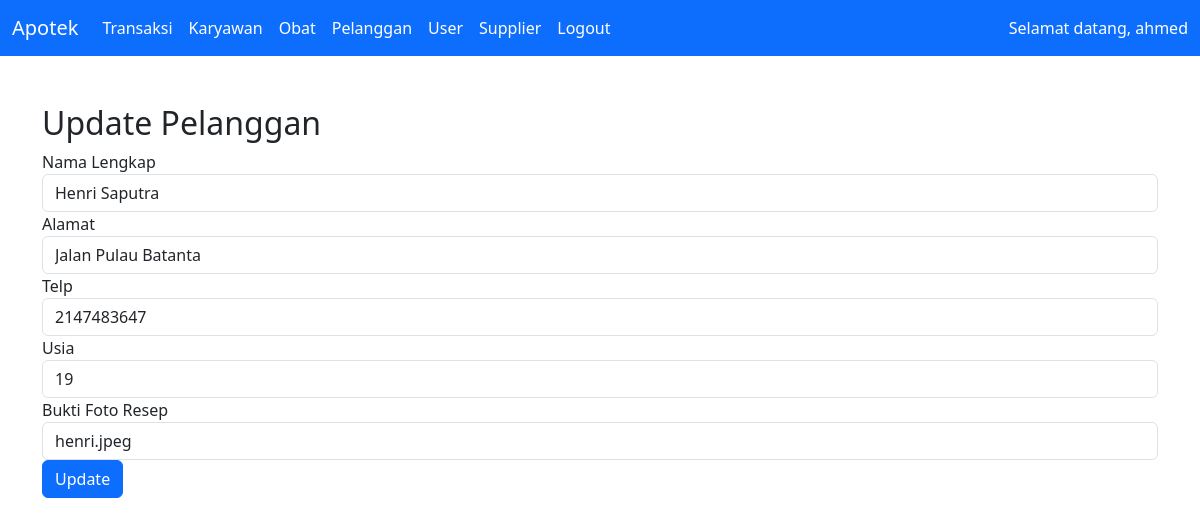
/pages/updatePelanggan.php?id=14 (signed in), run on the app's committed database.
### tables this page shows
CREATE TABLE `tb_pelanggan` (
  `idpelanggan` int(4) NOT NULL,
  `namalengkap` varchar(50) NOT NULL,
  `alamat` varchar(100) NOT NULL,
  `telp` varchar(15) NOT NULL,
  `usia` int(3) NOT NULL,
  `buktifotoresep` varchar(255) NOT NULL
);

### pages/updatePelanggan.php (the view, shortened to what this page needs)
<?php
include "conn.php";
if (isset($_GET['id'])) {
    $id = $_GET['id'];
    $query = mysqli_query($conn, "SELECT * FROM tb_pelanggan WHERE idpelanggan='$id'");
    $data = mysqli_fetch_assoc($query);
}
?>
<?php include "../components/header.php"; ?>
<div class="container mt-5">
    <h2>Update Pelanggan</h2>
    <form method="post">
        <div class="form-group">
            <label>Nama Lengkap</label>
            <input type="text" name="namalengkap" class="form-control" value="<?= $data['namalengkap'] ?>" required>
        </div>
        <div class="form-group">
            <label>Alamat</label>
            <input type="text" name="alamat" class="form-control" value="<?= $data['alamat'] ?>" required>
        </div>
        <div class="form-group">
            <label>Telp</label>
            <input type="text" name="telp" class="form-control" value="<?= $data['telp'] ?>" required>
        </div>
        <div class="form-group">
            <label>Usia</label>
            <input type="number" name="usia" class="form-control" value="<?= $data['usia'] ?>" required>
        </div>
        <div class="form-group">
            <label>Bukti Foto Resep</label>
            <input type="text" name="buktifotoresep" class="form-control" value="<?= $data['buktifotoresep'] ?>" required>
        </div>
        <button type="submit" class="btn btn-primary">Update</button>
    </form>
</div>
<?php include "../components/footer.php"; ?>

### data on the page
tb_pelanggan: namalengkap "Henri Saputra", alamat "Jalan Pulau Batanta", telp "2147483647", usia "19", buktifotoresep "henri.jpeg"

### other printed values
$_SESSION['username'] "ahmed"
